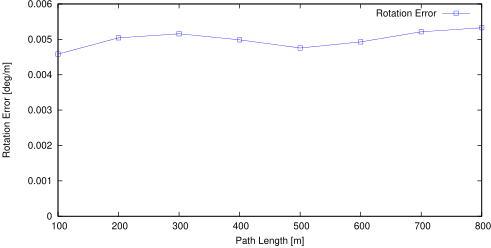

Write gnuplot code to recreate this figure.
set term postscript eps enhanced color
set output "08_rl.eps"
set size ratio 0.5
set yrange [0:*]
set xlabel "Path Length [m]"
set ylabel "Rotation Error [deg/m]"
plot "08_rl.txt" using 1:($2*57.3) title 'Rotation Error' lc rgb "#0000FF" pt 4 w linespoints
